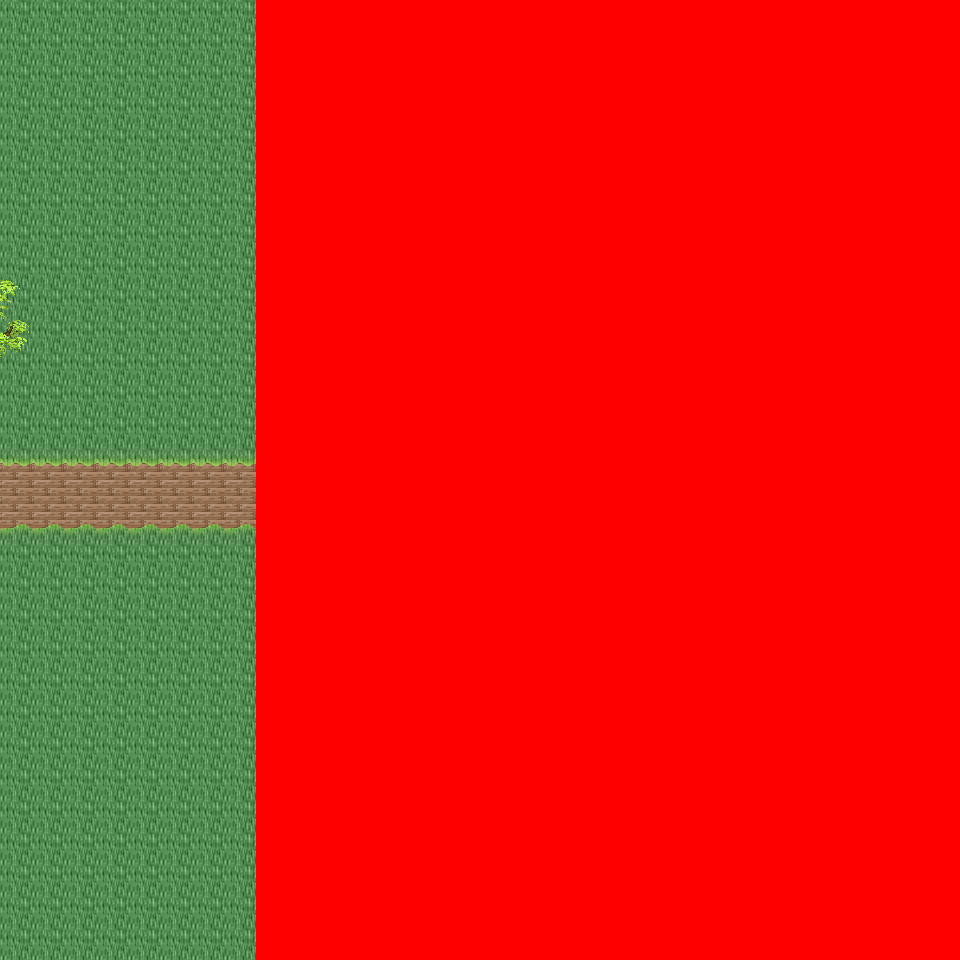

This game map was drawn from its Tiled (.tmx) file and the tilesets committed beside it. A one-line description and the trimmed map source follow:
An orthogonal 30x30 tile map with 32x32 px tiles, 6 tile layers (Ground, Object, Object2, Above, ...), 30 tilesets and 3 objects (3x mapchange).

<map version="1.0" orientation="orthogonal" renderorder="right-down" width="30" height="30" tilewidth="32" tileheight="32" nextobjectid="4">
  <tileset firstgid="1" name="tileset_logic_collision" tilewidth="32" tileheight="32" tilecount="1" columns="1">
    <image source="../drawable/tileset_logic_collision.png" width="32" height="32" />
  </tileset>
  <tileset firstgid="2" name="tileset_ground_ground" tilewidth="32" tileheight="32" tilecount="33" columns="3">
    <image source="../drawable/tileset_ground_ground.png" width="96" height="352" />
  </tileset>
  <tileset firstgid="35" name="tileset_building_castle" tilewidth="32" tileheight="32" tilecount="320" columns="20">
    <image source="../drawable/tileset_building_castle.png" width="640" height="512" />
  </tileset>
  <tileset firstgid="355" name="tileset_building_roof_blue" tilewidth="32" tileheight="32" tilecount="20" columns="5">
    <image source="../drawable/tileset_building_roof_blue.png" width="160" height="128" />
  </tileset>
  <tileset firstgid="375" name="tileset_item_weapon_cannon" tilewidth="32" tileheight="32" tilecount="12" columns="3">
    <image source="../drawable/tileset_item_weapon_cannon.png" width="96" height="128" />
  </tileset>
  <tileset firstgid="387" name="tileset_ground_stonecircle" tilewidth="32" tileheight="32" tilecount="81" columns="9">
    <image source="../drawable/tileset_ground_stonecircle.png" width="288" height="288" />
  </tileset>
  <tileset firstgid="468" name="tileset_ground_grass_edges" tilewidth="32" tileheight="32" tilecount="36" columns="12">
    <image source="../drawable/tileset_ground_grass_edges.png" width="384" height="96" />
  </tileset>
  <tileset firstgid="504" name="tileset_ground_grass_corners" tilewidth="32" tileheight="32" tilecount="24" columns="6">
    <image source="../drawable/tileset_ground_grass_corners.png" width="192" height="128" />
  </tileset>
  <tileset firstgid="528" name="tileset_plant_tree_fall_trees" tilewidth="32" tileheight="32" tilecount="40" columns="8">
    <image source="../drawable/tileset_plant_tree_fall_trees.png" width="256" height="160" />
  </tileset>
  <tileset firstgid="568" name="tileset_plant_tree_locust_tree" tilewidth="32" tileheight="32" tilecount="20" columns="4">
    <image source="../drawable/tileset_plant_tree_locust_tree.png" width="128" height="160" />
  </tileset>
  <tileset firstgid="588" name="tileset_furniture_light_lamp_blue" tilewidth="32" tileheight="32" tilecount="3" columns="1">
    <image source="../drawable/tileset_furniture_light_lamp_blue.png" width="32" height="96" />
  </tileset>
  <tileset firstgid="591" name="tileset_item_pot_pot_purple" tilewidth="32" tileheight="32" tilecount="1" columns="1">
    <image source="../drawable/tileset_item_pot_pot_purple.png" width="32" height="32" />
  </tileset>
  <tileset firstgid="592" name="tileset_item_pot_barrel_with_flower" tilewidth="32" tileheight="32" tilecount="2" columns="2">
    <image source="../drawable/tileset_item_pot_barrel_with_flower.png" width="64" height="32" />
  </tileset>
  <tileset firstgid="594" name="tileset_item_textile_laundry" tilewidth="32" tileheight="32" tilecount="16" columns="4">
    <image source="../drawable/tileset_item_textile_laundry.png" width="128" height="128" />
  </tileset>
  <tileset firstgid="610" name="tileset_plant_flower_daisy_blue" tilewidth="32" tileheight="32" tilecount="8" columns="2">
    <image source="../drawable/tileset_plant_flower_daisy_blue.png" width="64" height="128" />
  </tileset>
  <tileset firstgid="618" name="tileset_plant_flower_daisy_red" tilewidth="32" tileheight="32" tilecount="8" columns="2">
    <image source="../drawable/tileset_plant_flower_daisy_red.png" width="64" height="128" />
  </tileset>
  <tileset firstgid="626" name="tileset_plant_flower_daisy_white" tilewidth="32" tileheight="32" tilecount="8" columns="2">
    <image source="../drawable/tileset_plant_flower_daisy_white.png" width="64" height="128" />
  </tileset>
  <tileset firstgid="634" name="tileset_plant_flower_daisy_yellow" tilewidth="32" tileheight="32" tilecount="8" columns="2">
    <image source="../drawable/tileset_plant_flower_daisy_yellow.png" width="64" height="128" />
  </tileset>
  <tileset firstgid="642" name="tileset_plant_stump_small_stump" tilewidth="32" tileheight="32" tilecount="4" columns="2">
    <image source="../drawable/tileset_plant_stump_small_stump.png" width="64" height="64" />
  </tileset>
  <tileset firstgid="646" name="tileset_plant_stump_stump_pale_purple" tilewidth="32" tileheight="32" tilecount="4" columns="2">
    <image source="../drawable/tileset_plant_stump_stump_pale_purple.png" width="64" height="64" />
  </tileset>
  <tileset firstgid="650" name="tileset_plant_indoor_small_flowerpots" tilewidth="32" tileheight="32" tilecount="4" columns="2">
    <image source="../drawable/tileset_plant_indoor_small_flowerpots.png" width="64" height="64" />
  </tileset>
  <tileset firstgid="654" name="tileset_plant_leaves" tilewidth="32" tileheight="32" tilecount="8" columns="4">
    <image source="../drawable/tileset_plant_leaves.png" width="128" height="64" />
  </tileset>
  <tileset firstgid="662" name="tileset_building_decoration_chimney" tilewidth="32" tileheight="32" tilecount="2" columns="1">
    <image source="../drawable/tileset_building_decoration_chimney.png" width="32" height="64" />
  </tileset>
  <tileset firstgid="664" name="tileset_building_decoration_orbpedestal" tilewidth="32" tileheight="32" tilecount="2" columns="1">
    <image source="../drawable/tileset_building_decoration_orbpedestal.png" width="32" height="64" />
  </tileset>
  <tileset firstgid="666" name="tileset_plant_lily_pads" tilewidth="32" tileheight="32" tilecount="2" columns="1">
    <image source="../drawable/tileset_plant_lily_pads.png" width="32" height="64" />
  </tileset>
  <tileset firstgid="668" name="tileset_ground_ground_3" tilewidth="32" tileheight="32" tilecount="5" columns="5">
    <image source="../drawable/tileset_ground_ground_3.png" width="160" height="32" />
  </tileset>
  <tileset firstgid="673" name="tileset_building_cottage" tilewidth="32" tileheight="32" tilecount="256" columns="16">
    <image source="../drawable/tileset_building_cottage.png" width="512" height="512" />
  </tileset>
  <tileset firstgid="929" name="tileset_building_roof_thatched_roof" tilewidth="32" tileheight="32" tilecount="256" columns="16">
    <image source="../drawable/tileset_building_roof_thatched_roof.png" width="512" height="512" />
  </tileset>
  <tileset firstgid="1185" name="tileset_building_window_windows" tilewidth="32" tileheight="32" tilecount="256" columns="16">
    <image source="../drawable/tileset_building_window_windows.png" width="512" height="512" />
  </tileset>
  <tileset firstgid="1441" name="tileset_building_door_doors" tilewidth="32" tileheight="32" tilecount="256" columns="16">
    <image source="../drawable/tileset_building_door_doors.png" width="512" height="512" />
  </tileset>
  <layer name="Ground" width="30" height="30">
    <data>[900 cells, 900 non-empty, 3 distinct tile ids]</data>
  </layer>
  <layer name="Object" width="30" height="30">
    <data>[900 cells, 41 non-empty, 6 distinct tile ids]</data>
  </layer>
  <layer name="Object2" width="30" height="30">
    <data>[900 cells, 14 non-empty, 12 distinct tile ids]</data>
  </layer>
  <layer name="Above" width="30" height="30">
    <data>[900 cells, 20 non-empty, 20 distinct tile ids]</data>
  </layer>
  <layer name="Above2" width="30" height="30">
    <data>[900 cells, 0 non-empty, 0 distinct tile ids]</data>
  </layer>
  <layer name="Walkable" width="30" height="30">
    <data>[900 cells, 660 non-empty, 1 distinct tile ids]</data>
  </layer>
  <objectgroup name="MapEvents">
    <!-- 3 objects omitted --></objectgroup>
</map>
<!-- 3 of 3 objects omitted -->
